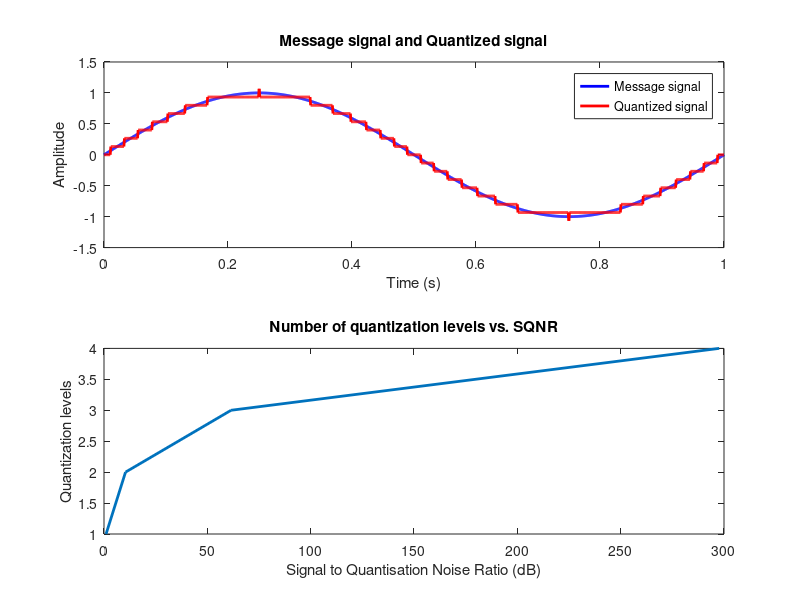

This chart was generated by the following MATLAB code:
close all; clc;

% Define the message signal
t = linspace(0, 1, 1000);
fm = 1; % message signal frequency
Am = 1; % message signal amplitude
m = Am * sin(2 * pi * fm * t);

% Define the maximum number of quantization levels
n_max = 4;

% Initialize vectors to store SQNR and number of quantization levels
sqnr = zeros(1, n_max);
levels = 1:n_max;

% Compute the SQNR for each quantization level
for i = 1:n_max
    L = 2 ^ i;
    delta = (max(m) - min(m)) / (L - 1);
    m_quantized = delta * round(m / delta);
    noise = m - m_quantized;
    power_m = sum(m .^ 2) / length(m);
    power_noise = sum(noise .^ 2) / length(noise);
    sqnr(i) = power_m / power_noise;
end

% Plot the message signal and the quantized signal for n=4
subplot(2, 1, 1);
plot(t, m, 'b', 'LineWidth', 2);
hold on;
plot(t, m_quantized, 'r', 'LineWidth', 2);
xlabel('Time (s)');
ylabel('Amplitude');
title('Message signal and Quantized signal');
legend('Message signal', 'Quantized signal');

% Plot the number of quantization levels vs. the SQNR
subplot(2, 1, 2);
plot(sqnr, levels, 'LineWidth', 2);
ylabel('Quantization levels');
xlabel('Signal to Quantisation Noise Ratio (dB)');
title('Number of quantization levels vs. SQNR');
